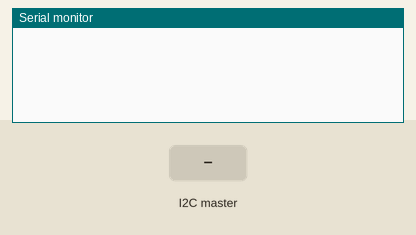
Simulated run of this sketch. Board: Arduino Uno, built with avr-gcc and run on an emulated ATmega328P. On the bench: the last lines printed to the serial monitor. The test bench sets the inputs (shaded band).

Above: at 1.2 s.
1.3 s: the I2C master sends the byte 1
At 2.5 s:
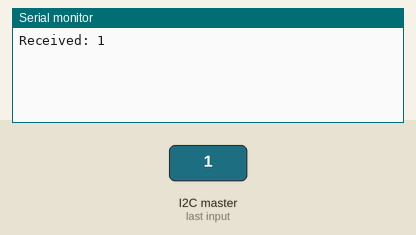
2.8 s: the I2C master sends the byte 90
At 3.6 s:
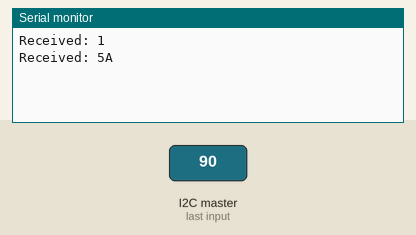
4.3 s: the I2C master sends the byte 200
At 4.7 s:
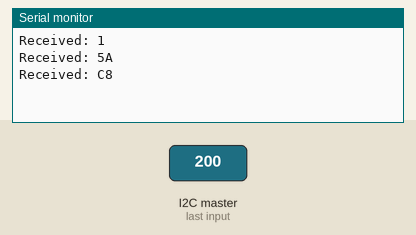

The sketch:

slave.ino
```cpp
#include <Wire.h>

void setup() {
  Serial.begin(115200);
  Wire.begin(8);
  Wire.onReceive(doEcho);
  Wire.onRequest(requestEvent);
}

void doEcho(int byteCount) {
  if (byteCount != 1) {
    Serial.println("Not the expected number of bytes");
    return;
  }

  int received = Wire.read();
  Serial.print("Received: ");
  Serial.println(received, HEX);
}

void requestEvent() {
  Wire.write(0xFF);
}

void loop() {
}
```

Measured:
- after the input at 1.3 s, the serial monitor: prints a new line at once (image 1)
- after the input at 2.8 s, the serial monitor: prints a new line at once (image 2)
- after the input at 4.3 s, the serial monitor: prints a new line at once (image 3)
